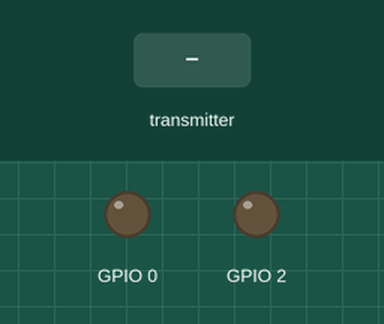
A program run on a simulated ESP8266 (NodeMCU). Parts: output pins drawn as LEDs (lit = HIGH). Inputs (shaded band) come from the test bench. What the program prints to the serial monitor is not drawn.

Above: at 1.2 s.
1.3 s: the transmitter starts sending state = 0
At 2.2 s:
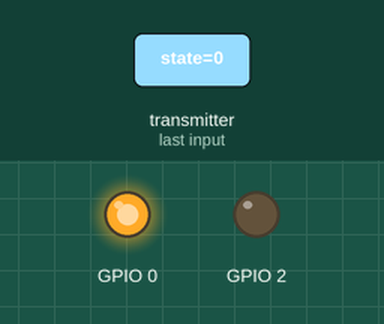
2.8 s: the transmitter starts sending state = 1
At 3.4 s:
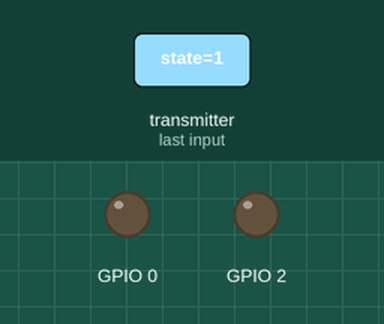
Timing chart, 0 to 5.8 s (numbered marks = the images above; inputs shaded):
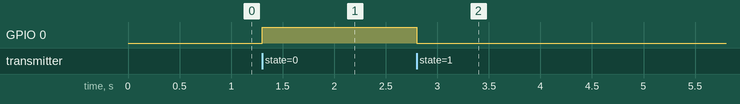

The program:

main.cpp
```cpp
#include <Arduino.h>
#include <MyESpNowLib.h>

enum Type
    {
        Toggle = 0,
        updateChannel = 1
    };

     typedef struct
    {
        Type type;
        bool state;
        int pin;
    }DataToggle;

typedef struct
{
  Type type;
  uint8_t newChannel;
} stChangeChannel;

DataToggle dataToggle;
stChangeChannel changeChannelPayload;


void receiveData(const uint8_t* mac, const uint8_t* data, uint8_t len) {
  switch (data[0]) {
    case Type::Toggle:


      memcpy(&dataToggle, data, sizeof(dataToggle));
      digitalWrite(dataToggle.pin, !dataToggle.state);
      break;
    case Type::updateChannel:
      memcpy(&changeChannelPayload, data, sizeof(changeChannelPayload));
      wifi_set_channel(changeChannelPayload.newChannel);
      break;
  }
}

void setup() {
   pinMode(0, OUTPUT);
  pinMode(2, OUTPUT);

  espNowBegin(ESP_NOW_ROLE_BOTH,2);
  espNowOnReceive(receiveData);
  Serial.begin(115200);
  Serial.println(WiFi.macAddress());
  Serial.println(WiFi.channel());

}

void loop() {

}
```

Measured:
- after the input at 1.3 s, GPIO 0: LOW → HIGH at once
- after the input at 2.8 s, GPIO 0: HIGH → LOW at once
